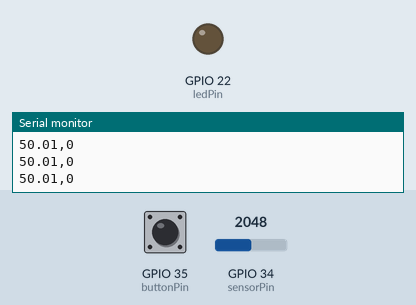
Recording of a sketch running on a simulated ESP32. On the bench: output pins drawn as LEDs (lit = HIGH), the last lines printed to the serial monitor. The inputs (shaded band) are chosen by the test bench; at power-on: GPIO 34 (sensorPin) = 2048, GPIO 35 (buttonPin) LOW.

Above: at 1.2 s.
1.3 s: GPIO 34 (sensorPin) set to 1663
2.8 s: GPIO 34 (sensorPin) set to 1600
At 3.5 s:
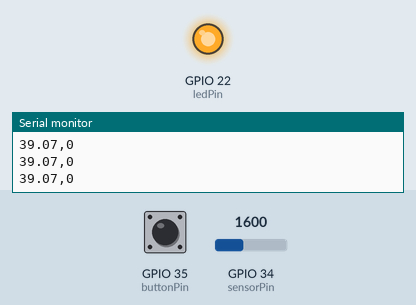
4.3 s: GPIO 34 (sensorPin) set to 3238
5.8 s: GPIO 34 (sensorPin) set to 3322
At 7.0 s:
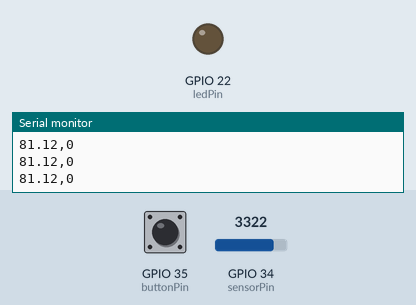
7.3 s: GPIO 34 (sensorPin) set to 1228
At 8.5 s:
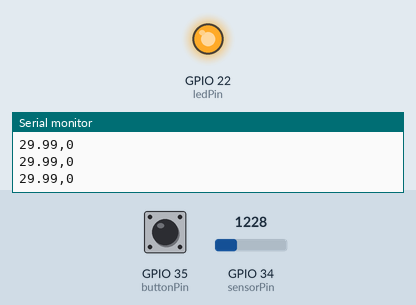
Timing chart, 0 to 9.8 s (numbered marks = the images above; inputs shaded):
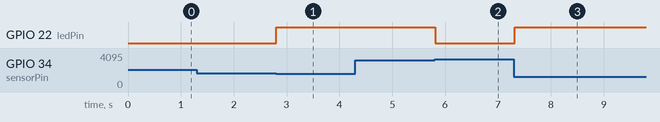

The sketch:

InputOutputTest.ino
```cpp
int ledPin = 22;
int sensorPin = 34;
int buttonPin = 35;
bool ledIsOn = false;

// the setup routine runs once when you press reset:
void setup() {
  // initialize serial communication at 9600 bits per second:
  Serial.begin(9600);
  pinMode(sensorPin, INPUT);
  pinMode(buttonPin, INPUT);
  pinMode(ledPin, OUTPUT);
}

// the loop routine runs over and over again forever:
void loop() {
  // read the input on analog pin 0:
  int sensorValue = analogRead(sensorPin);
  // Convert the analog reading (which goes from 0 - 1023) to a voltage (0 - 5V):
  float percentage = sensorValue * (100 / 4095.0);
  // Read button press
  int waterEmpty = digitalRead(buttonPin);
  // print out the value you read:
  Serial.print(percentage);
  Serial.print(",");
  Serial.println(waterEmpty);

  if (percentage < 40) {
    ledIsOn = true;
  }
  if (percentage > 80 || waterEmpty) {
    ledIsOn = false;
  }
  digitalWrite(ledPin, ledIsOn);

  delay(100);
}
```

Measured:
- the behaviour switches between 1638 and 1637 on GPIO 34 (sensorPin) (found by bisection; images 0 and 1)
- the behaviour switches between 3276 and 3277 on GPIO 34 (sensorPin) (found by bisection; images 1 and 2)
- after the input at 2.8 s, GPIO 22 (ledPin): LOW → HIGH at once
- after the input at 5.8 s, GPIO 22 (ledPin): HIGH → LOW at once
- after the input at 7.3 s, GPIO 22 (ledPin): LOW → HIGH at once
